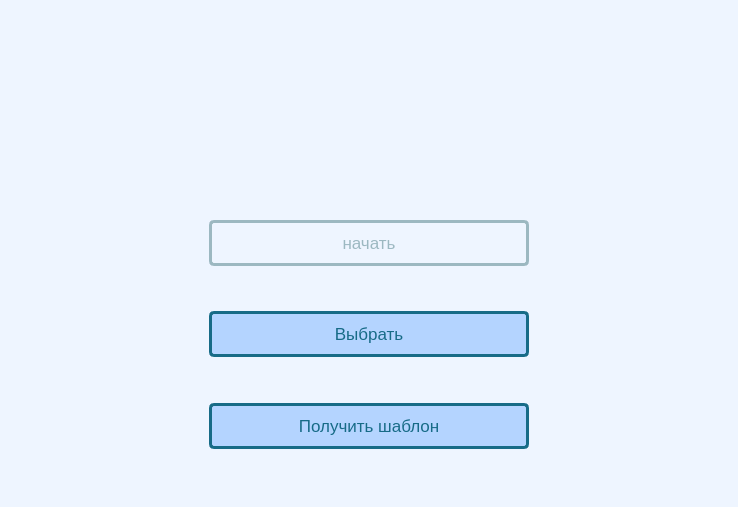
<?xml version="1.0" encoding="UTF-8"?>
<ui version="4.0">
 <class>MainWindow</class>
 <widget class="QMainWindow" name="MainWindow">
  <property name="geometry">
   <rect>
    <x>0</x>
    <y>0</y>
    <width>738</width>
    <height>507</height>
   </rect>
  </property>
  <property name="windowTitle">
   <string>MainWindow</string>
  </property>
  <property name="styleSheet">
   <string notr="true">* {
	font-family:'Montserrat', sans-serif;
    text-transform: uppercase;
	color: #176B87;
	font-size: 15px;
}

#centralwidget { 
	background-color: #EEF5FF;
}

</string>
  </property>
  <widget class="QWidget" name="centralwidget">
   <property name="styleSheet">
    <string notr="true"/>
   </property>
   <layout class="QVBoxLayout" name="verticalLayout">
    <item>
     <widget class="QStackedWidget" name="stack">
      <property name="currentIndex">
       <number>0</number>
      </property>
      <widget class="QWidget" name="main_window">
       <property name="styleSheet">
        <string notr="true">.QPushButton{   
 	transition: 1s;

    color: #176B87;
    border: 3px solid #176B87;
    font-family:'Montserrat', sans-serif;
    text-transform: uppercase;
    text-align: center;
    line-height: 1;
    font-size: 17px;
    background-color : #B4D4FF;
    padding: 10px;
    outline: none;
    border-radius: 5px;
}
.QPushButton:hover { 
	color: #627254;
	background-color: #86B6F6;
	border: 4px solid #176B87;
}

#main_window {
	background-color: #EEF5FF;
}

#start_btn:disabled{
	background-color: #EEF5FF;
	border-color: #9CB8C1;
	color: #9CB8C1;
}</string>
       </property>
       <layout class="QGridLayout" name="gridLayout" rowstretch="1,3,1,3,1,0,0,0,0" columnstretch="3,5,3">
        <item row="3" column="1">
         <widget class="QPushButton" name="start_btn">
          <property name="enabled">
           <bool>false</bool>
          </property>
          <property name="text">
           <string>начать</string>
          </property>
         </widget>
        </item>
        <item row="7" column="1">
         <widget class="QPushButton" name="get_template_btn">
          <property name="text">
           <string>Получить шаблон</string>
          </property>
         </widget>
        </item>
        <item row="1" column="1">
         <widget class="QLabel" name="icon_lbl">
          <property name="enabled">
           <bool>true</bool>
          </property>
          <property name="mouseTracking">
           <bool>false</bool>
          </property>
          <property name="text">
           <string/>
          </property>
          <property name="scaledContents">
           <bool>false</bool>
          </property>
          <property name="alignment">
           <set>Qt::AlignCenter</set>
          </property>
          <property name="wordWrap">
           <bool>false</bool>
          </property>
         </widget>
        </item>
        <item row="5" column="0">
         <spacer name="horizontalSpacer_3">
          <property name="orientation">
           <enum>Qt::Horizontal</enum>
          </property>
          <property name="sizeHint" stdset="0">
           <size>
            <width>40</width>
            <height>20</height>
           </size>
          </property>
         </spacer>
        </item>
        <item row="8" column="1">
         <spacer name="verticalSpacer_2">
          <property name="orientation">
           <enum>Qt::Vertical</enum>
          </property>
          <property name="sizeHint" stdset="0">
           <size>
            <width>20</width>
            <height>40</height>
           </size>
          </property>
         </spacer>
        </item>
        <item row="0" column="1">
         <spacer name="verticalSpacer">
          <property name="orientation">
           <enum>Qt::Vertical</enum>
          </property>
          <property name="sizeHint" stdset="0">
           <size>
            <width>20</width>
            <height>40</height>
           </size>
          </property>
         </spacer>
        </item>
        <item row="3" column="0">
         <spacer name="horizontalSpacer">
          <property name="orientation">
           <enum>Qt::Horizontal</enum>
          </property>
          <property name="sizeHint" stdset="0">
           <size>
            <width>40</width>
            <height>20</height>
           </size>
          </property>
         </spacer>
        </item>
        <item row="3" column="2">
         <spacer name="horizontalSpacer_2">
          <property name="orientation">
           <enum>Qt::Horizontal</enum>
          </property>
          <property name="sizeHint" stdset="0">
           <size>
            <width>40</width>
            <height>20</height>
           </size>
          </property>
         </spacer>
        </item>
        <item row="2" column="1">
         <spacer name="verticalSpacer_4">
          <property name="orientation">
           <enum>Qt::Vertical</enum>
          </property>
          <property name="sizeHint" stdset="0">
           <size>
            <width>20</width>
            <height>40</height>
           </size>
          </property>
         </spacer>
        </item>
        <item row="4" column="1">
         <spacer name="verticalSpacer_3">
          <property name="orientation">
           <enum>Qt::Vertical</enum>
          </property>
          <property name="sizeType">
           <enum>QSizePolicy::Expanding</enum>
          </property>
          <property name="sizeHint" stdset="0">
           <size>
            <width>20</width>
            <height>40</height>
           </size>
          </property>
         </spacer>
        </item>
        <item row="5" column="1">
         <widget class="QPushButton" name="choose_file_btn">
          <property name="styleSheet">
           <string notr="true"/>
          </property>
          <property name="text">
           <string>Выбрать</string>
          </property>
         </widget>
        </item>
        <item row="5" column="2">
         <spacer name="horizontalSpacer_4">
          <property name="orientation">
           <enum>Qt::Horizontal</enum>
          </property>
          <property name="sizeHint" stdset="0">
           <size>
            <width>40</width>
            <height>20</height>
           </size>
          </property>
         </spacer>
        </item>
        <item row="6" column="1">
         <spacer name="verticalSpacer_5">
          <property name="orientation">
           <enum>Qt::Vertical</enum>
          </property>
          <property name="sizeType">
           <enum>QSizePolicy::Maximum</enum>
          </property>
          <property name="sizeHint" stdset="0">
           <size>
            <width>20</width>
            <height>40</height>
           </size>
          </property>
         </spacer>
        </item>
       </layout>
      </widget>
      <widget class="QWidget" name="page_2">
       <property name="styleSheet">
        <string notr="true">.QPushButton{   
 	transition: 1s;

    color: #176B87;
    border: 2px solid #176B87;
    font-family:'Montserrat', sans-serif;
    text-transform: uppercase;
    text-align: center;
    line-height: 1;
    font-size: 16px;
    background-color : #B4D4FF;
    padding: 8px;
    outline: none;
    border-radius: 5px;
	
}
.QPushButton:hover { 
	color: #627254;
	background-color: #86B6F6;
	border: 3px solid #176B87;
}

#answer_lineedit {
	border: 2px solid #176B87;
	border-radius: 5px;
	max-height: 35px;
	font-size: 16px;
	font-family:'Montserrat', sans-serif;
    text-transform: uppercase;
	color: #176B87;
}

#answer_lbl {
	color: #176B87;

}

#page_2 {
	background-color: #EEF5FF;
}</string>
       </property>
       <layout class="QGridLayout" name="gridLayout_2" columnstretch="0,0">
        <item row="5" column="1">
         <widget class="QPushButton" name="next_btn">
          <property name="text">
           <string>Ввести ответ</string>
          </property>
         </widget>
        </item>
        <item row="0" column="0" colspan="2">
         <widget class="QLabel" name="question_lbl">
          <property name="text">
           <string/>
          </property>
          <property name="alignment">
           <set>Qt::AlignCenter</set>
          </property>
          <property name="wordWrap">
           <bool>true</bool>
          </property>
         </widget>
        </item>
        <item row="5" column="0">
         <widget class="QPushButton" name="get_hint_btn">
          <property name="text">
           <string>Показать подсказку</string>
          </property>
         </widget>
        </item>
        <item row="4" column="0">
         <widget class="QLabel" name="answer_lbl">
          <property name="styleSheet">
           <string notr="true">width: 50px</string>
          </property>
          <property name="text">
           <string>Ответ:</string>
          </property>
          <property name="alignment">
           <set>Qt::AlignRight|Qt::AlignTrailing|Qt::AlignVCenter</set>
          </property>
         </widget>
        </item>
        <item row="4" column="1">
         <widget class="QLineEdit" name="answer_lineedit"/>
        </item>
        <item row="2" column="0" colspan="2">
         <widget class="QLabel" name="hint_lbl">
          <property name="lineWidth">
           <number>1</number>
          </property>
          <property name="text">
           <string/>
          </property>
          <property name="alignment">
           <set>Qt::AlignCenter</set>
          </property>
          <property name="wordWrap">
           <bool>true</bool>
          </property>
         </widget>
        </item>
       </layout>
      </widget>
      <widget class="QWidget" name="page">
       <property name="enabled">
        <bool>true</bool>
       </property>
       <property name="toolTip">
        <string/>
       </property>
       <property name="autoFillBackground">
        <bool>false</bool>
       </property>
       <property name="styleSheet">
        <string notr="true">#page { 
	background-color: #EEF5FF;
}

#results_table {
	border: 2px solid #176B87;
	gridline-color: #176B87;
}
#results_table::section{
	border: 2px solid #176B87;
}
.QHeaderView{
	background-color: #EEF5FF;
}
.QHeaderView::section{
	background-color: #EEF5FF;
	color: #176B87;
}
#results_table:disabled {
	color: #176B87;
    background-color: #EEF5FF;
}

.QPushButton{   
 	transition: 1s;
    color: #176B87;
    border: 2px solid #176B87;
    font-family:'Montserrat', sans-serif;
    text-transform: uppercase;
    text-align: center;
    line-height: 1;
    font-size: 14px;
    background-color : #B4D4FF;
    padding: 7px;
    outline: none;
    border-radius: 5px;
	max-width: 200px;
}
.QPushButton:hover { 
	color: #627254;
	background-color: #86B6F6;
	border: 4px solid #176B87;
}</string>
       </property>
       <layout class="QGridLayout" name="gridLayout_3">
        <item row="0" column="0">
         <widget class="QLabel" name="result_lbl">
          <property name="text">
           <string>Результат</string>
          </property>
         </widget>
        </item>
        <item row="0" column="1">
         <widget class="QPushButton" name="back_to_menu_btn">
          <property name="enabled">
           <bool>true</bool>
          </property>
          <property name="text">
           <string>вернуться в главное меню</string>
          </property>
         </widget>
        </item>
        <item row="1" column="0" colspan="2">
         <widget class="QTableWidget" name="results_table">
          <property name="enabled">
           <bool>true</bool>
          </property>
          <property name="toolTipDuration">
           <number>-1</number>
          </property>
          <property name="autoFillBackground">
           <bool>false</bool>
          </property>
          <property name="autoScroll">
           <bool>true</bool>
          </property>
          <property name="editTriggers">
           <set>QAbstractItemView::NoEditTriggers</set>
          </property>
          <property name="tabKeyNavigation">
           <bool>false</bool>
          </property>
          <property name="showDropIndicator" stdset="0">
           <bool>false</bool>
          </property>
          <property name="dragDropOverwriteMode">
           <bool>false</bool>
          </property>
          <property name="selectionMode">
           <enum>QAbstractItemView::NoSelection</enum>
          </property>
          <property name="showGrid">
           <bool>true</bool>
          </property>
          <attribute name="horizontalHeaderCascadingSectionResizes">
           <bool>true</bool>
          </attribute>
          <attribute name="horizontalHeaderHighlightSections">
           <bool>true</bool>
          </attribute>
          <attribute name="horizontalHeaderShowSortIndicator" stdset="0">
           <bool>false</bool>
          </attribute>
          <attribute name="horizontalHeaderStretchLastSection">
           <bool>false</bool>
          </attribute>
          <attribute name="verticalHeaderVisible">
           <bool>false</bool>
          </attribute>
          <attribute name="verticalHeaderCascadingSectionResizes">
           <bool>true</bool>
          </attribute>
          <attribute name="verticalHeaderHighlightSections">
           <bool>true</bool>
          </attribute>
          <attribute name="verticalHeaderShowSortIndicator" stdset="0">
           <bool>false</bool>
          </attribute>
          <attribute name="verticalHeaderStretchLastSection">
           <bool>false</bool>
          </attribute>
         </widget>
        </item>
       </layout>
      </widget>
     </widget>
    </item>
   </layout>
  </widget>
 </widget>
 <resources/>
 <connections/>
</ui>
